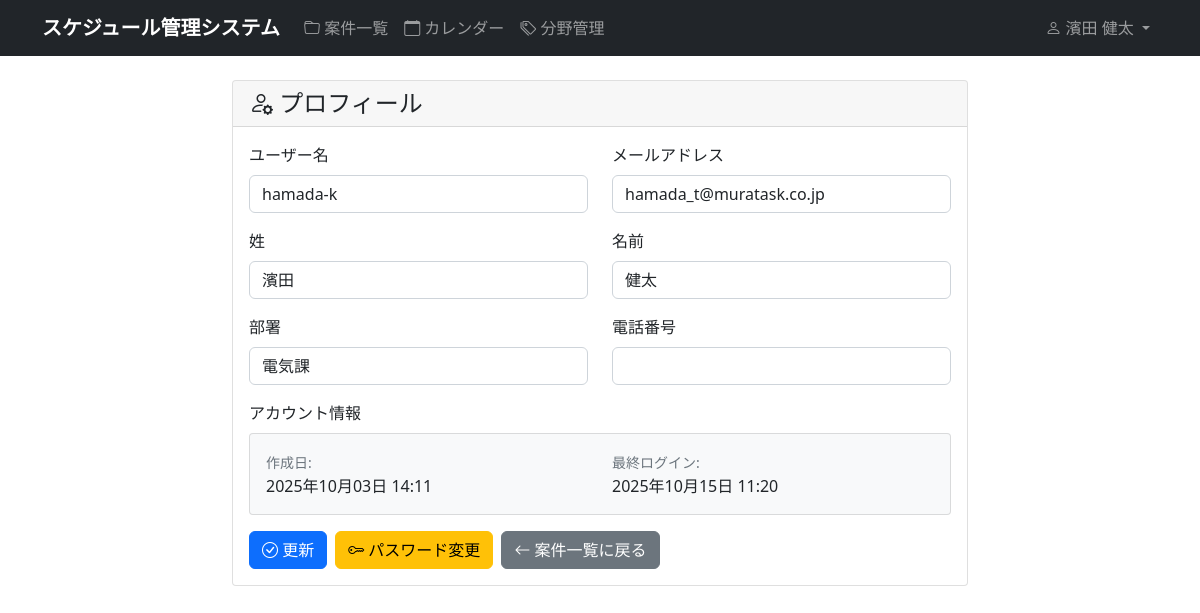
The page /accounts/profile/ (signed in) on the database its author committed.
### accounts/models.py (models this page shows, shortened)
class CustomUser(AbstractUser):
    email = models.EmailField('メールアドレス', blank=True, null=True)
    department = models.CharField('部署', max_length=100, blank=True)
    phone = models.CharField('電話番号', max_length=20, blank=True)
    is_manager = models.BooleanField('マネージャー権限', default=False)
    is_viewer = models.BooleanField('閲覧者権限', default=False, help_text='全員の案件を閲覧できますが編集はできません')
    class Meta:
        verbose_name = 'ユーザー'
        verbose_name_plural = 'ユーザー'

### accounts/views.py (the view)
# urls.py: path('profile/', views.profile, name='profile'),
@login_required
@never_cache
def profile(request):
    if request.method == 'POST':
        if request.user.is_manager or request.user.is_superuser:
            form = UserManagementForm(request.POST, instance=request.user)
        else:
            form = UserProfileForm(request.POST, instance=request.user)
        if form.is_valid():
            form.save()
            messages.success(request, 'プロフィールを更新しました。')
            return redirect('accounts:profile')
    else:
        if request.user.is_manager or request.user.is_superuser:
            form = UserManagementForm(instance=request.user)
            if not request.user.is_superuser:
                form.fields['is_active'].widget.attrs['disabled'] = True
        else:
            form = UserProfileForm(instance=request.user)
    return render(request, 'accounts/profile.html', {'form': form})

### accounts/forms.py
class UserProfileForm(forms.ModelForm):
    def __init__(self, *args, **kwargs):
        super().__init__(*args, **kwargs)
        self.fields['first_name'].required = True
        self.fields['last_name'].required = True
        self.fields['department'].required = True
        self.fields['email'].required = False
        self.fields['phone'].required = False
    class Meta:
        model = User
        fields = ['username', 'email', 'first_name', 'last_name', 'department', 'phone']
        widgets = {
            'username': forms.TextInput(attrs={'class': 'form-control'}),
            'email': forms.EmailInput(attrs={'class': 'form-control'}),
            'first_name': forms.TextInput(attrs={'class': 'form-control'}),
            'last_name': forms.TextInput(attrs={'class': 'form-control'}),
            'department': forms.TextInput(attrs={'class': 'form-control'}),
            'phone': forms.TextInput(attrs={'class': 'form-control'}),
        }

### templates/accounts/profile.html (shortened to what this page needs)
{% extends "base.html" %}
{% block content %}
<div class="row">
    <div class="col-md-8 mx-auto">
        <div class="card">
            <div class="card-header">
                <h4 class="card-title mb-0">
                    <i class="bi bi-person-gear"></i> プロフィール
                </h4>
            </div>
            <div class="card-body">
                <form method="post">
                    <div class="row">
                        <div class="col-md-6">
                            <div class="mb-3">
                                <label for="{{ form.username.id_for_label }}" class="form-label">ユーザー名</label>
                                {{ form.username }}
                            </div>
                        </div>
                        <div class="col-md-6">
                            <div class="mb-3">
                                <label for="{{ form.email.id_for_label }}" class="form-label">メールアドレス</label>
                                {{ form.email }}
                            </div>
                        </div>
                    </div>
                    <div class="row">
                        <div class="col-md-6">
                            <div class="mb-3">
                                <label for="{{ form.last_name.id_for_label }}" class="form-label">姓</label>
                                {{ form.last_name }}
                            </div>
                        </div>
                        <div class="col-md-6">
                            <div class="mb-3">
                                <label for="{{ form.first_name.id_for_label }}" class="form-label">名前</label>
                                {{ form.first_name }}
                            </div>
                        </div>
                    </div>
                    <div class="row">
                        <div class="col-md-6">
                            <div class="mb-3">
                                <label for="{{ form.department.id_for_label }}" class="form-label">部署</label>
                                {{ form.department }}
                            </div>
                        </div>
                        <div class="col-md-6">
                            <div class="mb-3">
                                <label for="{{ form.phone.id_for_label }}" class="form-label">電話番号</label>
                                {{ form.phone }}
                            </div>
                        </div>
                    </div>
                    <div class="mb-3">
                        <label class="form-label">アカウント情報</label>
                        <div class="card bg-light">
                            <div class="card-body">
                                <div class="row">
                                    <div class="col-md-6">
                                        <small class="text-muted">作成日:</small><br>
                                        {{ user.date_joined|date:"Y年m月d日 H:i" }}
                                    </div>
                                    <div class="col-md-6">
                                        <small class="text-muted">最終ログイン:</small><br>
                                        {{ user.last_login|date:"Y年m月d日 H:i"|default:"未ログイン" }}
                                    </div>
                                </div>
                            </div>
                        </div>
                    </div>
                    <div class="d-flex gap-2">
                        <button type="submit" class="btn btn-primary">
                            <i class="bi bi-check-circle"></i> 更新
                        </button>
                        <a href="{% url 'accounts:password_change' %}" class="btn btn-warning">
                            <i class="bi bi-key"></i> パスワード変更
                        </a>
                        <a href="{% url 'schedule:project_list' %}" class="btn btn-secondary">
                            <i class="bi bi-arrow-left"></i> 案件一覧に戻る
                        </a>
                    </div>
                </form>
            </div>
        </div>
    </div>
</div>
{% endblock %}

### templates/base.html (shortened to what this page needs)
<!DOCTYPE html>
<head>
    <link href="https://cdn.jsdelivr.net/npm/bootstrap@5.1.3/dist/css/bootstrap.min.css" rel="stylesheet">
    <link rel="stylesheet" href="https://cdn.jsdelivr.net/npm/bootstrap-icons@1.7.2/font/bootstrap-icons.css">
    {% load static %}
    <link rel="stylesheet" href="{% static 'css/style.css' %}">
</head>
<body>
    <nav class="navbar navbar-expand-lg navbar-dark bg-dark">
        <div class="container">
                        <a class="navbar-brand" href="{% url 'schedule:project_list' %}">
                スケジュール管理システム
            </a>
            {% if user.is_authenticated %}
            <div class="collapse navbar-collapse" id="navbarNav">
                <ul class="navbar-nav me-auto">
                    <li class="nav-item">
                        <a class="nav-link" href="{% url 'schedule:project_list' %}">
                            <i class="bi bi-folder"></i> 案件一覧
                        </a>
                    </li>
                    <li class="nav-item">
                        <a class="nav-link" href="{% url 'schedule:calendar' %}">
                            <i class="bi bi-calendar"></i> カレンダー
                        </a>
                    </li>
                    <li class="nav-item">
                        <a class="nav-link" href="{% url 'schedule:field_list' %}">
                            <i class="bi bi-tags"></i> 分野管理
                        </a>
                    </li>
                </ul>
                <ul class="navbar-nav">
                    <li class="nav-item dropdown">
                        <a class="nav-link dropdown-toggle" href="#" role="button" data-bs-toggle="dropdown">
                            <i class="bi bi-person"></i> {% if user.first_name or user.last_name %}{{ user.last_name }} {{ user.first_name }}{% else %}{{ user.username }}{% endif %}
                        </a>
                    </li>
                </ul>
            </div>
            {% endif %}
        </div>
    </nav>
    <main class="container mt-4">
        {% block content %}
        {% endblock %}
    </main>
</body>
</html>

### static/css/style.css (style rules this page uses)
.form-control { border-radius: 0.375rem; }
.navbar-brand { font-weight: bold; }
.btn { border-radius: 0.375rem; font-weight: 500; }

### rows shown on the page
CustomUser: last_name "濱田", first_name "健太", username "hamada-k", email "hamada_t@muratask.co.jp", department "電気課", date_joined "2025年10月03日 14:11", last_login "2025年10月15日 11:20"
